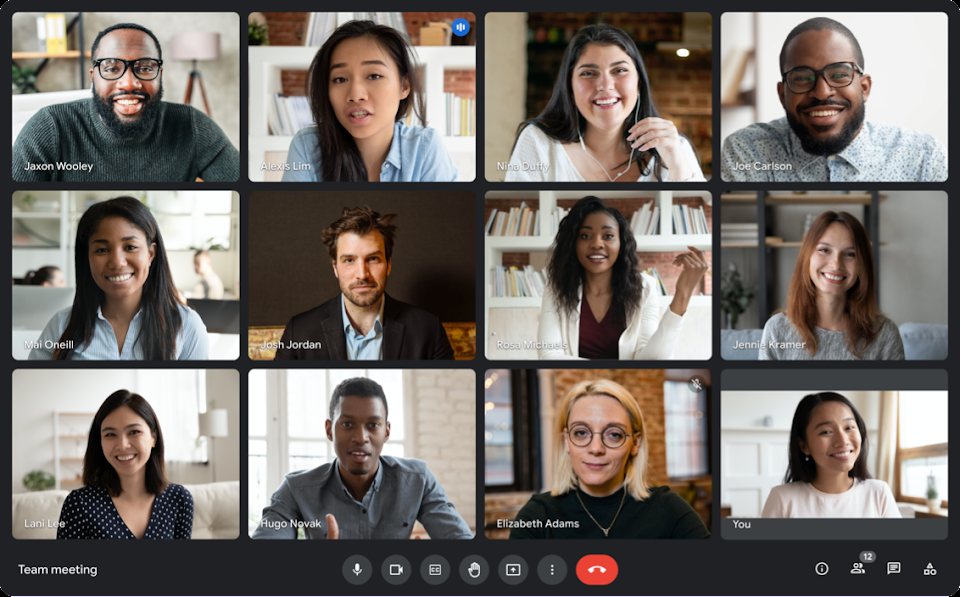
#> input picture local/images/meeting1.jpg, 960 x 597 px
$ python detectFace.py images/meeting1.jpg
#> lines starting #> are read from the running program, lines starting #| are printed output that depends on the picture; after the words box and inside, x2 and y2 are one past the last pixel; in counts of white or black regions, pixels touching at a corner belong together

import cv2
import sys
import base64
import numpy as np
import json

def detectFace(image, __name__ = None):

  # Carregando os modelos
#> called with __name__ = '__main__'
  face_cascade = cv2.CascadeClassifier('models/haarcascade_frontalface_default.xml')
  smile_cascade = cv2.CascadeClassifier('models/haarcascade_smile.xml')

  #Lendo a imagem
  if(__name__ == "__main__"):
    image = base64.decodebytes(image)
  image = np.frombuffer(image, dtype=np.uint8)
  img = cv2.imdecode(image, flags=1)
#> img is the input picture: shape (597, 960, 3); mean B, G, R 104.4, 109.8, 116.5

  # Convertendo pra grayscale
  gray = cv2.cvtColor(img, cv2.COLOR_BGR2GRAY)
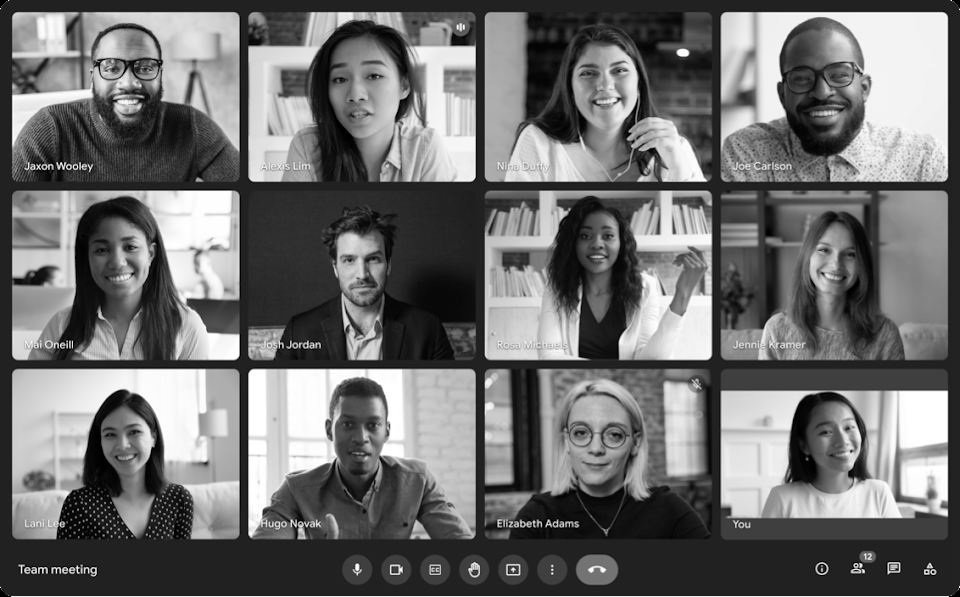
#> gray: shape (597, 960); min 0, max 255, mean 111.2

  # Detectando as faces
  faces = face_cascade.detectMultiScale(gray,1.1,3)
#> faces = 13 rows, first 6: [569, 213, 58, 58], [803, 229, 63, 63], [93, 410, 62, 62], [80, 217, 76, 76], [327, 233, 70, 70], [806, 405, 64, 64]

  # Detectando sorrisos
  totalsmiles = 0
  totalfaces = 0
  for (x, y, w, h) in faces:
      retest_face = face_cascade.detectMultiScale(gray[y:y+h, x:x+w],1.1,5)
      if(len(retest_face) > 0):
        totalfaces = totalfaces + 1
        cv2.rectangle(img, (x, y), (x+w, y+h), (255, 0, 0), 2)
        roi_gray = gray[y:y+h, x:x+w]
        roi_color = img[y:y+h, x:x+w]
        smiles = smile_cascade.detectMultiScale(roi_gray, 1.2, 3)
        if len(smiles) > 0:
          totalsmiles = totalsmiles + 1
          for (sx, sy, sw, sh) in smiles:
             cv2.rectangle(roi_color, (sx, sy), ((sx + sw), (sy + sh)), (0, 0, 255), 1),
#> this loop made 13 passes
#> (x, y, w, h, retest_face, smiles) on passes 1, 2, 3, 4, 5, 7, 8, 10, 12: (569, 213, 58, 58, [[3, 4, 51, 51]], [[10, 35, 37, 19]]), (803, 229, 63, 63, [[6, 3, 54, 54]], [[10, 37, 41, 21]]), (93, 410, 62, 62, [[3, 3, 54, 54]], [[14, 38, 38, 19]]), (80, 217, 76, 76, [[5, 6, 64, 64]], [[20, 49, 43, 22]]), (327, 233, 70, 70, [[6, 5, 59, 59]], [[18, 46, 36, 18]]), (315, 45, 87, 87, [[5, 7, 73, 73]], [[25, 59, 41, 21]]), (562, 39, 85, 85, [[5, 5, 74, 74]], [[23, 53, 42, 21]]), (87, 37, 83, 83, [[2, 2, 76, 76]], [[19, 52, 44, 22]]), (554, 400, 87, 87, [[7, 6, 72, 72]], [[43, 36, 36, 18], [21, 53, 42, 21]])
#> (x, y, w, h, retest_face) on pass 6: (806, 405, 64, 64, [[7, 3, 55, 55]])
#> pass 1, in detectFace, `roi_gray = gray[y:y+h, x:x+w]`:
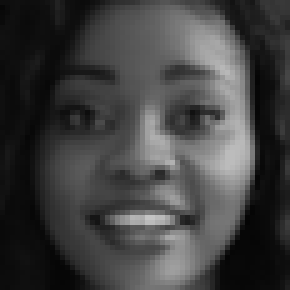
#> roi_gray: shape (58, 58) (shown 5 times larger); min 4, max 196, mean 64.4
#> pass 1, in detectFace, `roi_color = img[y:y+h, x:x+w]`:
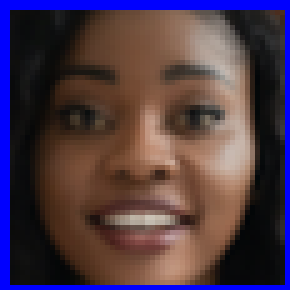
#> roi_color: shape (58, 58, 3) (shown 5 times larger); mean B, G, R 71.8, 56.4, 75.6
#> pass 2, in detectFace, `roi_color = img[y:y+h, x:x+w]`:
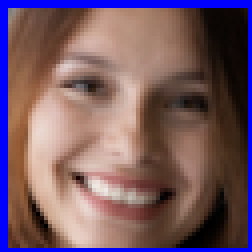
#> roi_color: shape (63, 63, 3) (shown 4 times larger); mean B, G, R 100, 89, 117.2
#> after the loop:
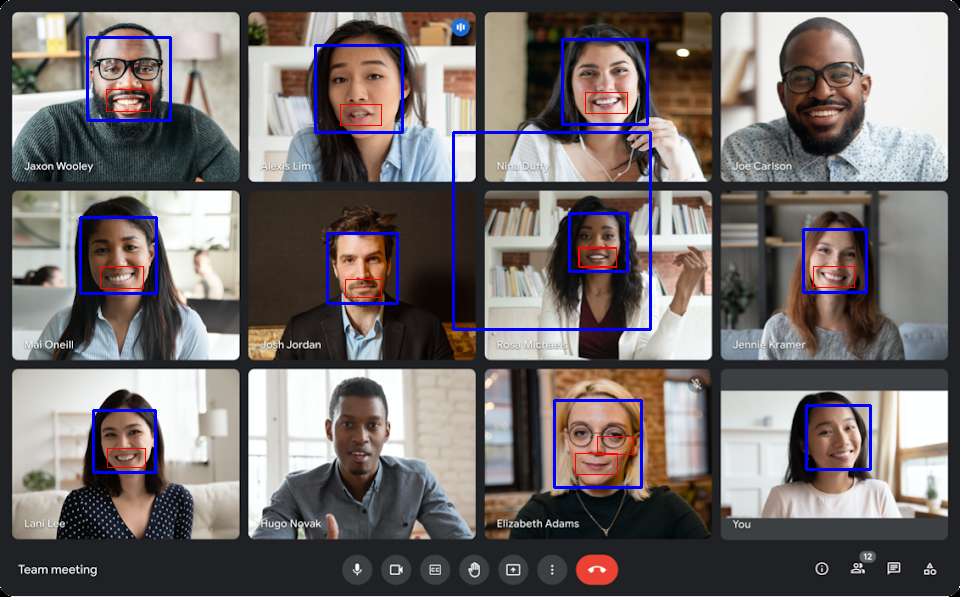
#> img: shape (597, 960, 3); 2.17% of pixels changed, all inside (x1, y1, x2, y2) = (79, 36, 872, 489)
#> after the loop:
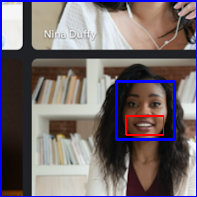
#> roi_color: shape (197, 197, 3); mean B, G, R 110.1, 105.8, 115.9
#> after the loop:
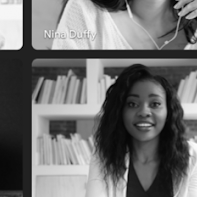
#> roi_gray: shape (197, 197); min 0, max 252, mean 112.1
#> after the loop, totalfaces = 11; totalsmiles = 10

  # Exibindo a Saida
  data = dict()
  resp = dict()
  data['totalfaces'] = str(totalfaces)
  data['smiling'] = str(totalsmiles)
  resp['result'] = data
  resp = json.dumps(resp)
  if(__name__ == "__main__"):
    return(resp, img)
  else:
    return resp

if __name__ == "__main__":
  image_path = sys.argv[1]
  with open(image_path, "rb") as img_file:
    img_str = base64.b64encode(img_file.read())
    result,img = detectFace(img_str, __name__)
    result = json.loads(result)
#> result = 1 item
    totalfaces = result['result']['totalfaces']
#> totalfaces = '11'
    totalsmiling = result['result']['smiling']
#> totalsmiling = '10'
    msg = f"Total de Pessoas: {totalfaces}\nTotal Sorrindo: {totalsmiling}"
    print(msg)
#| Total de Pessoas: 11
#| Total Sorrindo: 10
    cv2.imshow('img', img)
    cv2.waitKey()
    cv2.destroyAllWindows()

$ run again, on local/images/meeting3.jpg
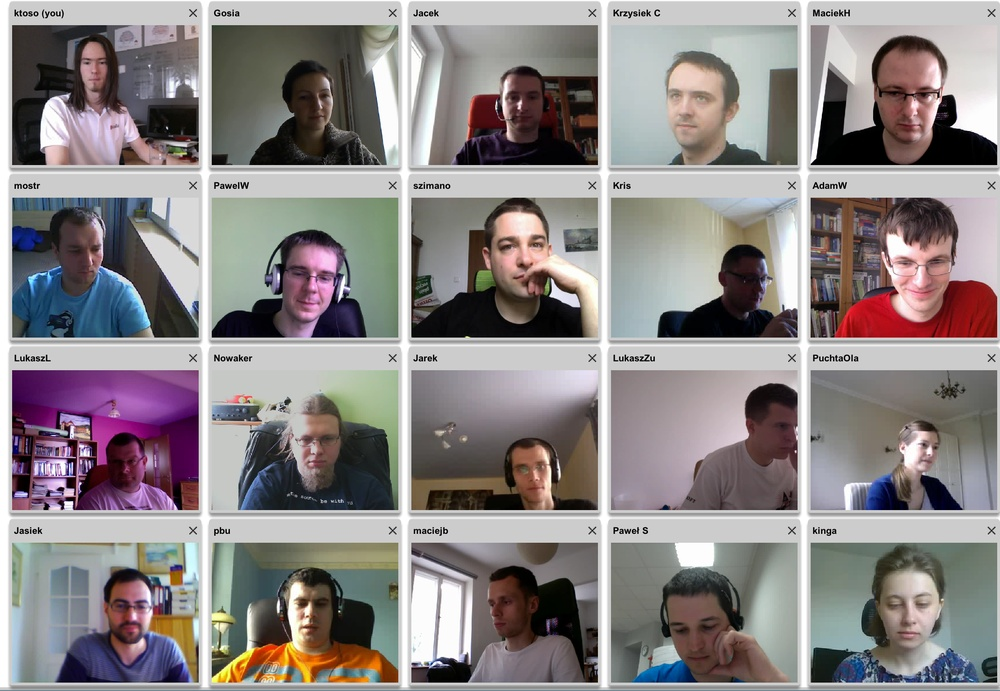
#> input picture local/images/meeting3.jpg, 1000 x 691 px, shrunk from 2144 x 1482 before the run
#> in detectFace, img is the input picture: shape (691, 1000, 3); mean B, G, R 134.5, 134.2, 140.2
#> faces = 18 rows, first 6: [76, 48, 38, 38], [910, 430, 43, 43], [286, 417, 59, 59], [99, 582, 63, 63], [288, 75, 55, 55], [278, 248, 67, 67]
#> the loop in detectFace, `for (x, y, w, h) in faces:` made 18 passes
#> (x, y, w, h, retest_face, smiles, totalsmiles) on passes 6, 15: (278, 248, 67, 67, [[6, 5, 56, 56]], [[14, 45, 37, 18]], 1), (873, 574, 74, 74, [[6, 6, 62, 62]], [[16, 51, 36, 18]], 2)
#> after the loop in detectFace, `for (x, y, w, h) in faces:`:
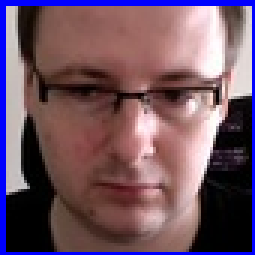
#> roi_color: shape (85, 85, 3) (shown 3 times larger); mean B, G, R 99.1, 84.4, 112.1
#> after the loop in detectFace, `for (x, y, w, h) in faces:`:
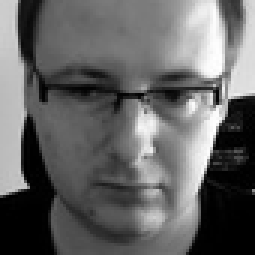
#> roi_gray: shape (85, 85) (shown 3 times larger); min 0, max 255, mean 100.2
#> after the loop in detectFace, `for (x, y, w, h) in faces:`: totalfaces = 13; totalsmiles = 2
#> result = 1 item
#> `totalfaces = result['result']['totalfaces']`: totalfaces = '13'
#> totalsmiling = '2'
#| Total de Pessoas: 13
#| Total Sorrindo: 2

$ run again, on local/images/meeting4.jpg
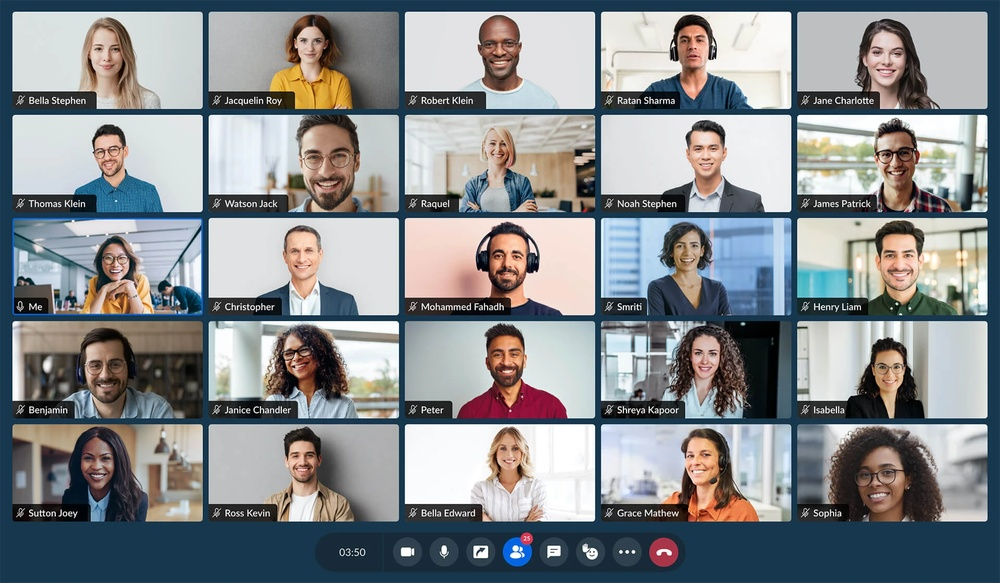
#> input picture local/images/meeting4.jpg, 1000 x 583 px, shrunk from 1920 x 1120 before the run
#> in detectFace, img is the input picture: shape (583, 1000, 3); mean B, G, R 141.8, 139, 135.3
#> faces = 25 rows, first 6: [673, 24, 40, 40], [484, 133, 29, 29], [293, 28, 35, 35], [669, 231, 38, 38], [278, 233, 47, 47], [98, 245, 34, 34]
#> the loop in detectFace, `for (x, y, w, h) in faces:` made 25 passes
#> (x, y, w, h, retest_face, smiles) on passes 11, 12, 16, 21, 23, 24, 25: (677, 437, 45, 45, [[3, 4, 36, 36]], [[4, 24, 36, 18]]), (475, 24, 50, 50, [[4, 4, 41, 41]], [[8, 29, 36, 18]]), (860, 31, 53, 53, [[4, 4, 44, 44]], [[7, 31, 37, 19]]), (871, 233, 57, 57, [[4, 3, 49, 49]], [[12, 33, 37, 18]]), (78, 343, 56, 56, [[4, 4, 48, 48]], [[12, 33, 36, 18]]), (850, 448, 62, 62, [[4, 4, 54, 54]], [[10, 36, 40, 20]]), (292, 127, 74, 74, [[5, 5, 63, 63]], [[17, 48, 38, 19]])
#> after the loop in detectFace, `for (x, y, w, h) in faces:`:
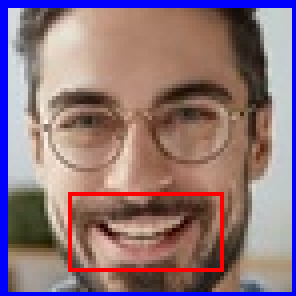
#> roi_color: shape (74, 74, 3) (shown 4 times larger); mean B, G, R 122.3, 115.3, 141.9
#> after the loop in detectFace, `for (x, y, w, h) in faces:`:
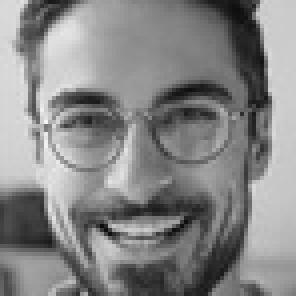
#> roi_gray: shape (74, 74) (shown 4 times larger); min 12, max 244, mean 133.9
#> after the loop in detectFace, `for (x, y, w, h) in faces:`: totalfaces = 21; totalsmiles = 7
#> result = 1 item
#> `totalfaces = result['result']['totalfaces']`: totalfaces = '21'
#> totalsmiling = '7'
#| Total de Pessoas: 21
#| Total Sorrindo: 7
